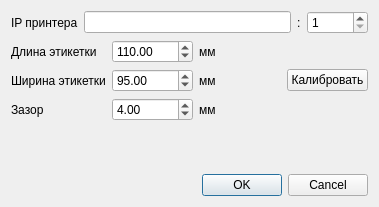
<?xml version="1.0" encoding="UTF-8"?>
<ui version="4.0">
 <class>DialogSettings</class>
 <widget class="QDialog" name="DialogSettings">
  <property name="geometry">
   <rect>
    <x>0</x>
    <y>0</y>
    <width>379</width>
    <height>207</height>
   </rect>
  </property>
  <property name="windowTitle">
   <string>Настройки</string>
  </property>
  <layout class="QVBoxLayout" name="verticalLayout">
   <item>
    <layout class="QHBoxLayout" name="horizontalLayout">
     <item>
      <widget class="QLabel" name="label">
       <property name="text">
        <string>IP принтера</string>
       </property>
      </widget>
     </item>
     <item>
      <widget class="QLineEdit" name="lineEditIp"/>
     </item>
     <item>
      <widget class="QLabel" name="label_2">
       <property name="text">
        <string>:</string>
       </property>
      </widget>
     </item>
     <item>
      <widget class="QSpinBox" name="spinBoxPort">
       <property name="minimum">
        <number>1</number>
       </property>
       <property name="maximum">
        <number>65535</number>
       </property>
      </widget>
     </item>
    </layout>
   </item>
   <item>
    <layout class="QGridLayout" name="gridLayout">
     <item row="0" column="0">
      <widget class="QLabel" name="label_3">
       <property name="text">
        <string>Длина этикетки</string>
       </property>
      </widget>
     </item>
     <item row="0" column="1">
      <widget class="QDoubleSpinBox" name="doubleSpinBoxWidth">
       <property name="maximum">
        <double>65535.000000000000000</double>
       </property>
       <property name="value">
        <double>110.000000000000000</double>
       </property>
      </widget>
     </item>
     <item row="0" column="2" colspan="2">
      <widget class="QLabel" name="label_4">
       <property name="text">
        <string>мм</string>
       </property>
      </widget>
     </item>
     <item row="1" column="0">
      <widget class="QLabel" name="label_5">
       <property name="text">
        <string>Ширина этикетки</string>
       </property>
      </widget>
     </item>
     <item row="1" column="1">
      <widget class="QDoubleSpinBox" name="doubleSpinBoxHeiht">
       <property name="maximum">
        <double>65535.000000000000000</double>
       </property>
       <property name="value">
        <double>95.000000000000000</double>
       </property>
      </widget>
     </item>
     <item row="1" column="2">
      <widget class="QLabel" name="label_8">
       <property name="text">
        <string>мм</string>
       </property>
      </widget>
     </item>
     <item row="1" column="3">
      <widget class="QPushButton" name="pushButtonCal">
       <property name="text">
        <string>Калибровать</string>
       </property>
      </widget>
     </item>
     <item row="2" column="0">
      <widget class="QLabel" name="label_6">
       <property name="text">
        <string>Зазор</string>
       </property>
      </widget>
     </item>
     <item row="2" column="1">
      <widget class="QDoubleSpinBox" name="doubleSpinBoxGap">
       <property name="maximum">
        <double>65535.000000000000000</double>
       </property>
       <property name="value">
        <double>4.000000000000000</double>
       </property>
      </widget>
     </item>
     <item row="2" column="2" colspan="2">
      <widget class="QLabel" name="label_7">
       <property name="text">
        <string>мм</string>
       </property>
      </widget>
     </item>
    </layout>
   </item>
   <item>
    <spacer name="verticalSpacer">
     <property name="orientation">
      <enum>Qt::Vertical</enum>
     </property>
     <property name="sizeHint" stdset="0">
      <size>
       <width>20</width>
       <height>40</height>
      </size>
     </property>
    </spacer>
   </item>
   <item>
    <widget class="QDialogButtonBox" name="buttonBox">
     <property name="standardButtons">
      <set>QDialogButtonBox::Cancel|QDialogButtonBox::Ok</set>
     </property>
    </widget>
   </item>
  </layout>
 </widget>
 <resources/>
 <connections/>
</ui>
